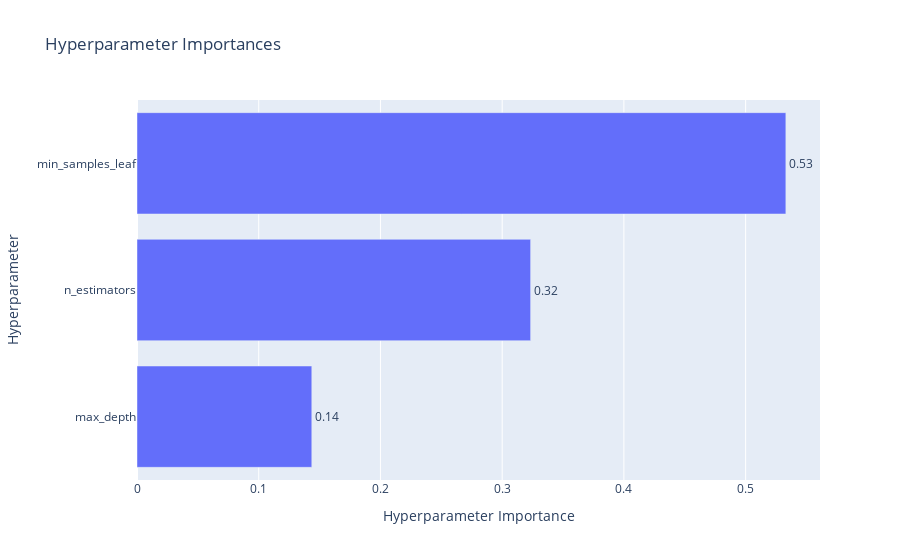

The code cell stored with this chart in its notebook:
### Markdown cell above
График важности гиперпараметров - помогает понять, какие гиперпараметры вносят больший вклад в минимизацию/максимизацию метрики.

### Code cell
optuna.visualization.plot_param_importances(study, target_name="f1_score")

### Figure 1 — Plotly figure (JSON) as saved in the notebook; plotly's stock layout.template omitted (floating-point values rounded to 4 significant figures)
{"data": [{"cliponaxis": false, "hovertemplate": ["max_depth (IntDistribution): 0.1435905967116046<extra></extra>", "n_estimators (IntDistribution): 0.32336828430770337<extra></extra>", "min_samples_leaf (IntDistribution): 0.5330411189806921<extra></extra>"], "name": "f1_score", "orientation": "h", "text": ["0.14", "0.32", "0.53"], "textposition": "outside", "type": "bar", "x": [0.1436, 0.3234, 0.533], "y": ["max_depth", "n_estimators", "min_samples_leaf"]}], "layout": {"title": {"text": "Hyperparameter Importances"}, "xaxis": {"title": {"text": "Hyperparameter Importance"}}, "yaxis": {"title": {"text": "Hyperparameter"}}}}
